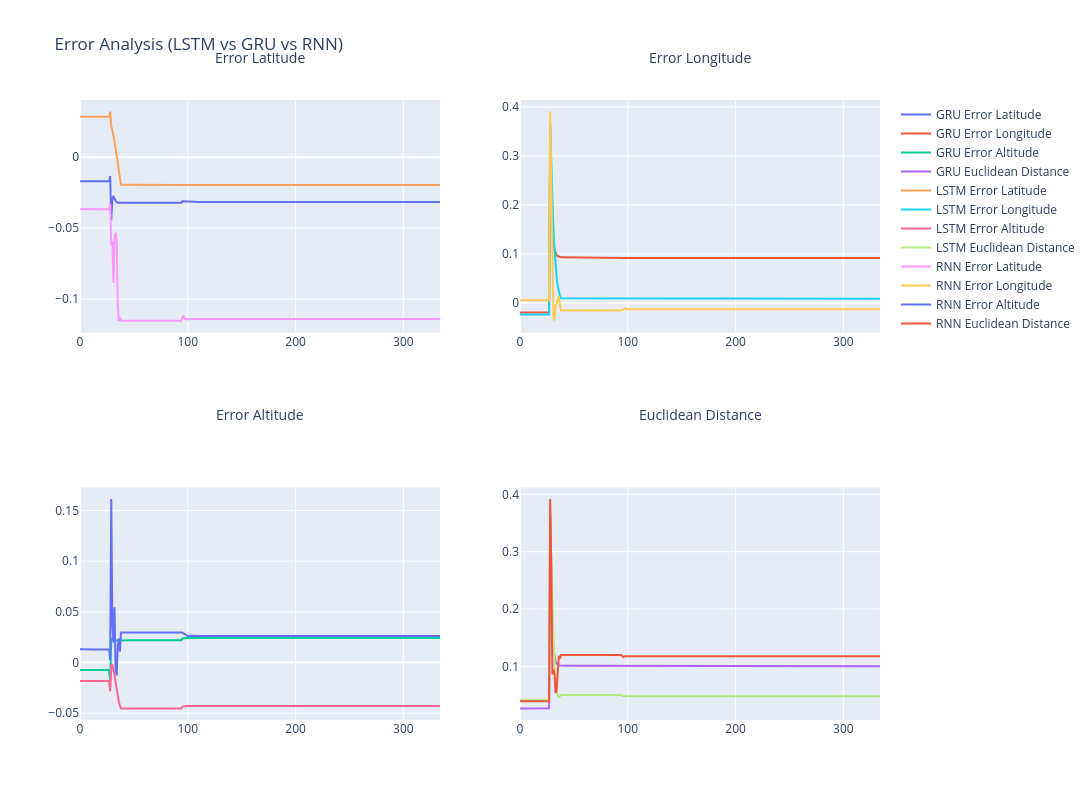

Notebook code for this chart:
### Code cell
fig = make_subplots(
    rows=2, cols=2,
    subplot_titles=('Error Latitude', 'Error Longitude', 'Error Altitude', 'Euclidean Distance')
)

# Add traces for GRU errors
fig.add_trace(go.Scatter(y=error_df_gru['Error Latitude'], mode='lines', name='GRU Error Latitude'), row=1, col=1)
fig.add_trace(go.Scatter(y=error_df_gru['Error Longitude'], mode='lines', name='GRU Error Longitude'), row=1, col=2)
fig.add_trace(go.Scatter(y=error_df_gru['Error Altitude'], mode='lines', name='GRU Error Altitude'), row=2, col=1)
fig.add_trace(go.Scatter(y=error_df_gru['Euclidean Distance'], mode='lines', name='GRU Euclidean Distance'), row=2, col=2)

# Add traces for LSTM errors
fig.add_trace(go.Scatter(y=error_df_lstm['Error Latitude'], mode='lines', name='LSTM Error Latitude'), row=1, col=1)
fig.add_trace(go.Scatter(y=error_df_lstm['Error Longitude'], mode='lines', name='LSTM Error Longitude'), row=1, col=2)
fig.add_trace(go.Scatter(y=error_df_lstm['Error Altitude'], mode='lines', name='LSTM Error Altitude'), row=2, col=1)
fig.add_trace(go.Scatter(y=error_df_lstm['Euclidean Distance'], mode='lines', name='LSTM Euclidean Distance'), row=2, col=2)

# Add traces for RNN errors
fig.add_trace(go.Scatter(y=error_df_rnn['Error Latitude'], mode='lines', name='RNN Error Latitude'), row=1, col=1)
fig.add_trace(go.Scatter(y=error_df_rnn['Error Longitude'], mode='lines', name='RNN Error Longitude'), row=1, col=2)
fig.add_trace(go.Scatter(y=error_df_rnn['Error Altitude'], mode='lines', name='RNN Error Altitude'), row=2, col=1)
fig.add_trace(go.Scatter(y=error_df_rnn['Euclidean Distance'], mode='lines', name='RNN Euclidean Distance'), row=2, col=2)

fig.update_layout(
    height=800, 
    width=1600, 
    title_text="Error Analysis (LSTM vs GRU vs RNN)",
    annotations=[
        dict(
            x=0.225, y=1.05,
            xref='paper', yref='paper',
            text='Error Latitude',
            showarrow=False,
            font=dict(size=14)
        ),
        dict(
            x=0.775, y=1.05,
            xref='paper', yref='paper',
            text='Error Longitude',
            showarrow=False,
            font=dict(size=14)
        ),
        dict(
            x=0.225, y=0.475,
            xref='paper', yref='paper',
            text='Error Altitude',
            showarrow=False,
            font=dict(size=14)
        ),
        dict(
            x=0.775, y=0.475,
            xref='paper', yref='paper',
            text='Euclidean Distance',
            showarrow=False,
            font=dict(size=14)
        )
    ]
)
fig.show()

### Figure 1 — Plotly figure (JSON) as saved in the notebook; plotly's stock layout.template omitted (floating-point values rounded to 4 significant figures; data arrays with more than 128 entries replaced by an {"elided": "..."} marker saying what was removed)
{"data": [{"mode": "lines", "name": "GRU Error Latitude", "type": "scatter", "xaxis": "x", "y": {"elided": "335 float values"}, "yaxis": "y"}, {"mode": "lines", "name": "GRU Error Longitude", "type": "scatter", "xaxis": "x2", "y": {"elided": "335 float values"}, "yaxis": "y2"}, {"mode": "lines", "name": "GRU Error Altitude", "type": "scatter", "xaxis": "x3", "y": {"elided": "335 float values"}, "yaxis": "y3"}, {"mode": "lines", "name": "GRU Euclidean Distance", "type": "scatter", "xaxis": "x4", "y": {"elided": "335 float values"}, "yaxis": "y4"}, {"mode": "lines", "name": "LSTM Error Latitude", "type": "scatter", "xaxis": "x", "y": {"elided": "335 float values"}, "yaxis": "y"}, {"mode": "lines", "name": "LSTM Error Longitude", "type": "scatter", "xaxis": "x2", "y": {"elided": "335 float values"}, "yaxis": "y2"}, {"mode": "lines", "name": "LSTM Error Altitude", "type": "scatter", "xaxis": "x3", "y": {"elided": "335 float values"}, "yaxis": "y3"}, {"mode": "lines", "name": "LSTM Euclidean Distance", "type": "scatter", "xaxis": "x4", "y": {"elided": "335 float values"}, "yaxis": "y4"}, {"mode": "lines", "name": "RNN Error Latitude", "type": "scatter", "xaxis": "x", "y": {"elided": "335 float values"}, "yaxis": "y"}, {"mode": "lines", "name": "RNN Error Longitude", "type": "scatter", "xaxis": "x2", "y": {"elided": "335 float values"}, "yaxis": "y2"}, {"mode": "lines", "name": "RNN Error Altitude", "type": "scatter", "xaxis": "x3", "y": {"elided": "335 float values"}, "yaxis": "y3"}, {"mode": "lines", "name": "RNN Euclidean Distance", "type": "scatter", "xaxis": "x4", "y": {"elided": "335 float values"}, "yaxis": "y4"}], "layout": {"annotations": [{"font": {"size": 14}, "showarrow": false, "text": "Error Latitude", "x": 0.225, "xanchor": "center", "xref": "paper", "y": 1.05, "yanchor": "bottom", "yref": "paper"}, {"font": {"size": 14}, "showarrow": false, "text": "Error Longitude", "x": 0.775, "xanchor": "center", "xref": "paper", "y": 1.05, "yanchor": "bottom", "yref": "paper"}, {"font": {"size": 14}, "showarrow": false, "text": "Error Altitude", "x": 0.225, "xanchor": "center", "xref": "paper", "y": 0.475, "yanchor": "bottom", "yref": "paper"}, {"font": {"size": 14}, "showarrow": false, "text": "Euclidean Distance", "x": 0.775, "xanchor": "center", "xref": "paper", "y": 0.475, "yanchor": "bottom", "yref": "paper"}], "height": 800, "title": {"text": "Error Analysis (LSTM vs GRU vs RNN)"}, "width": 1600, "xaxis": {"anchor": "y", "domain": [0, 0.45]}, "xaxis2": {"anchor": "y2", "domain": [0.55, 1]}, "xaxis3": {"anchor": "y3", "domain": [0, 0.45]}, "xaxis4": {"anchor": "y4", "domain": [0.55, 1]}, "yaxis": {"anchor": "x", "domain": [0.625, 1]}, "yaxis2": {"anchor": "x2", "domain": [0.625, 1]}, "yaxis3": {"anchor": "x3", "domain": [0, 0.375]}, "yaxis4": {"anchor": "x4", "domain": [0, 0.375]}}}
